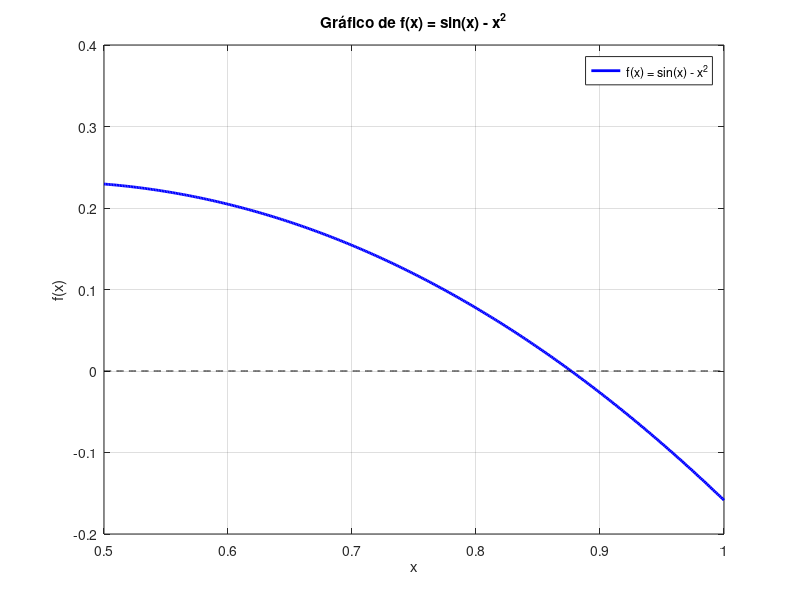

This figure's MATLAB source:
function lista3Questao1()
  % Define a função f(x) = sin(x) - x^2
  f = @(x) sin(x) - x.^2;

  % Define os limites do intervalo
  a = 0.5; % Limite inferior
  b = 1;   % Limite superior

  % Define a tolerância para o erro absoluto e o erro inicial
  Es = 2; % Tolerância em porcentagem
  Ea = 100; % Erro absoluto inicial (grande valor para iniciar o loop)
  r = inf; % Valor inicial de r (raiz) como infinito

  % Cria um vetor x de 400 pontos entre 0.5 e 1
  x = linspace(0.5, 1, 400);
  % Calcula y para cada ponto em x usando a função f
  y = f(x);

  % Cria um gráfico da função
  figure;
  plot(x, y, 'b', 'LineWidth', 2); % Plota f(x) em azul com linha espessa
  hold on;
  plot(x, zeros(size(x)), 'k--'); % Plota a linha do eixo x (f(x) = 0) em linha pontilhada preta
  xlabel('x');
  ylabel('f(x)');
  title('Gráfico de f(x) = sin(x) - x^2'); % Adiciona um título ao gráfico
  grid on; % Ativa a grade do gráfico
  legend('f(x) = sin(x) - x^2'); % Adiciona uma legenda ao gráfico
  hold off;

  % Verifica se há mudança de sinal no intervalo [a, b]
  if (f(a) * f(b) > 0)
    disp("Erro: não há mudança de sinal!"); % Se não houver mudança de sinal, exibe uma mensagem de erro
  else
    it = 1; % Inicializa o contador de iterações
    n = 20; % Define o número máximo de iterações

    % Loop do método da bissecção
    while (it <= n)
      rPrevio = r; % Armazena o valor anterior de r
      r = (a + b) / 2; % Calcula o ponto médio do intervalo

      % Exibe os valores da iteração atual
      fprintf('Iteração %d: a = %f, b = %f, r = %f, f(r) = %f, Aproximado = %f\n', ...
              it, a, b, r, f(r), Ea);

      Ea = calcularErroEstimativa(it, r, rPrevio); % Calcula o erro absoluto

      % Verifica se o erro é menor ou igual à tolerância ou se atingiu o máximo de iterações
      if (it >= n || Ea <= Es)
        fprintf("Raiz encontrada: %f\n", r); % Exibe a raiz encontrada
        break; % Sai do loop
      end

      it = it + 1; % Incrementa o contador de iterações

      % Atualiza o intervalo [a, b] com base no valor de f(r)
      if (f(a) * f(r) < 0)
        b = r; % Se houver mudança de sinal, atualiza o limite superior
      else
        a = r; % Caso contrário, atualiza o limite inferior
      end
    endwhile

    % Se o número máximo de iterações for atingido sem encontrar a raiz
    if it > n
      fprintf("Método falhou em %d iterações\n", it); % Exibe mensagem de falha
    end
  end
endfunction

% Função para calcular o erro absoluto
function Ea = calcularErroEstimativa(it, resultadoAtual, resultadoPrev)
  if it == 1
    Ea = Inf; % Se for a primeira iteração, o erro é infinito
  else
    Ea = abs((resultadoAtual - resultadoPrev) / resultadoAtual) * 100; % Calcula o erro percentual
  end
endfunction

% Chama a função principal
lista3Questao1();

